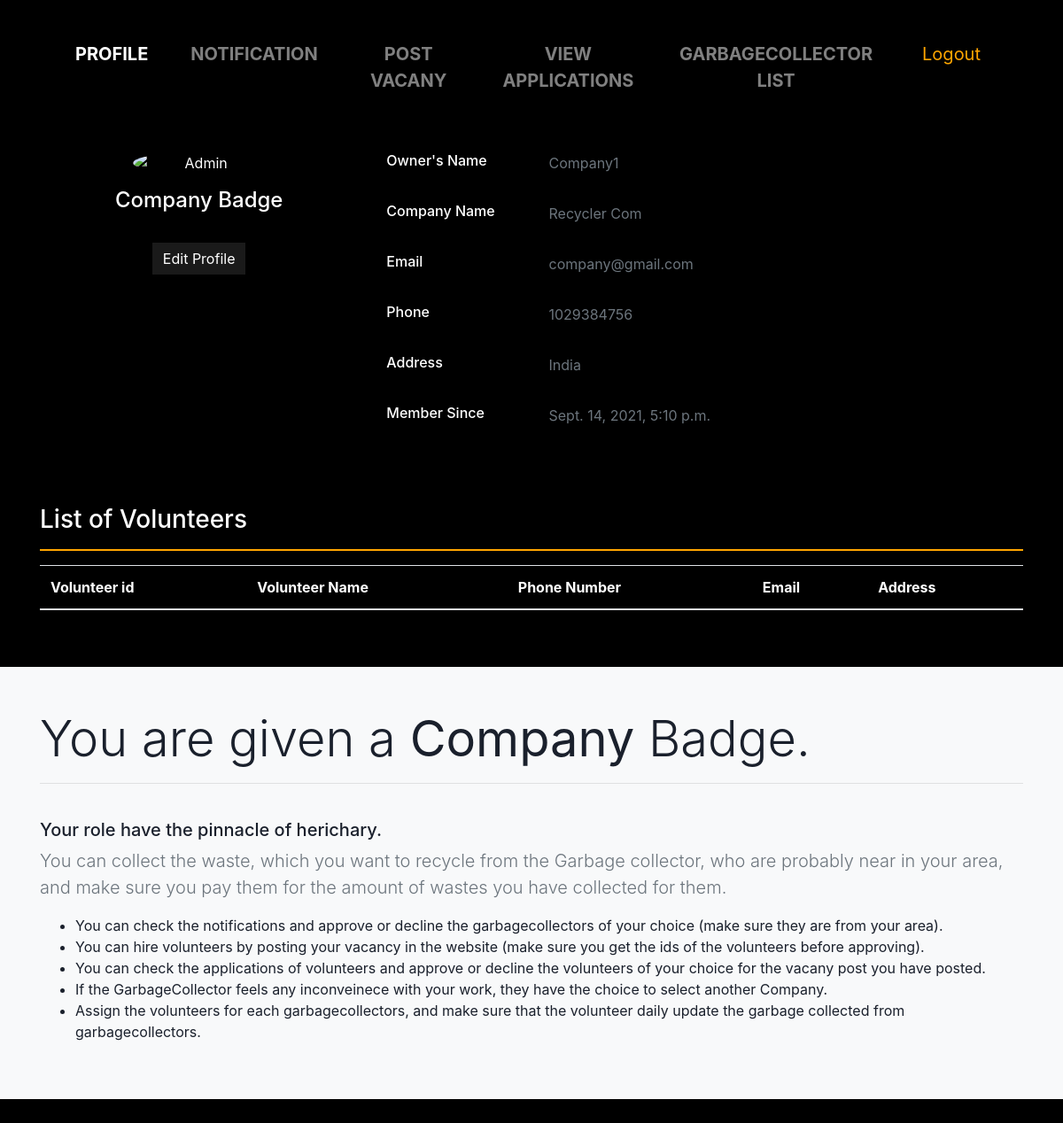
Page /profile_company/1 on the committed database.
### my_app/models.py (models this page shows, shortened)
class company(models.Model):
    category = ( ('F',"Farms or Nurserys"),
                 ('C',"Company"),
                 ('O',"Others"))
    id = models.AutoField(primary_key=True)
    company_owner = models.CharField("Owner's name",max_length=225)
    company_name = models.CharField("Your Shop name",max_length=255)
    category = models.CharField(choices=category,default=1,max_length=225)
    password = models.CharField("Password",max_length=100)
    phone = models.CharField("Your Phone Number",max_length=100)
    email = models.EmailField("Your Email")
    city = models.CharField("Your City",max_length=200)
    state = models.CharField("Your State",max_length=200)
    address = models.CharField("Your Address",max_length=200)
    volunteers = models.ManyToManyField(volunteer, blank=True, related_name="company_volunteers")
    created_on = models.DateTimeField(auto_now_add=True)

### my_app/views.py (the view)
# urls.py: path('profile_company/<int:id>',views.company_profile,name="profile_company"),
def company_profile(request,id):
    member = company.objects.get(id=id)
    return render(request,'company/company_page.html',{'member':member})

### my_app/templates/company/company_page.html (shortened to what this page needs)
<!DOCTYPE html>
<html lang="en">
<head>
    <link rel="stylesheet" href="https://maxcdn.bootstrapcdn.com/bootstrap/4.0.0/css/bootstrap.min.css">
</head>
<body>
      <div class="container">
          <nav class="navbar navbar-expand-sm navbar-dark text-center">
            <div class="collapse navbar-collapse" id="navbarNav">
              <ul class="navbar-nav">
                <li class="nav-item active">
                  <a class="nav-link" href="{% url 'profile_company' member.id %}">Profile</a>
                </li>
                <li class="nav-item">
                  <a class="nav-link" href="{% url 'Requests_view_gar' member.id %}">Notification</a>
                </li>
                <li class="nav-item">
                  <a class="nav-link" href="{% url 'vacancy_company' member.id %}">Post Vacany</a>
                </li>
                <li class="nav-item">
                  <a class="nav-link" href="{% url 'View_application_com' member.id %}">View Applications</a>
                </li>
                <li class="nav-item">
                  <a class="nav-link" href="{% url 'Gar_list' member.id %}">GarbageCollector List</a>
                </li>
                <form method="POST" action="{% url 'logout' %}">
                  <li class="nav-item">
                    <input style="padding: .5em .8em;font-size: 20px;color: orange;background: none;border: none;" type="submit" value="Logout">
                  </li>
                </form>
              </ul>
            </div>
          </nav>
     </div>
     <br>
        <div class="container">
          <div class="row gutters-sm">
                    <div class="col-md-4 mb-3">
                      <div class="card">
                        <div class="card-body">
                          <div class="d-flex flex-column align-items-center text-center">
                            <img src="https://th.bing.com/th/id/OIP.X5Bi52oM0TFKJbdRlgWcwAETDi?pid=ImgDet&w=408&h=336&rs=1" alt="Admin" class="rounded-circle" width="150">
                            <div class="mt-3">
                              <h4>Company Badge</h4><br>
                              <a style="text-decoration: none;color:white"class="btn btn-three" href="{% url 'com_edit' member.id %}" >Edit Profile</a><br><br>
                            </div>
                          </div>
                        </div>
                      </div>
                    </div>
                    <div class="col-md-8">
                      <div class="card mb-3">
                        <div class="card-body">
                          <div class="row">
                            <div class="col-sm-3">
                              <h6 class="mb-0">Owner's Name</h6>
                            </div>
                            <div class="col-sm-9 text-secondary" >
                              {{ member.company_owner }}
                            </div>
                          </div>
                          <hr>
                          <div class="row">
                            <div class="col-sm-3">
                              <h6 class="mb-0">Company Name
                              </h6>
                            </div>
                            <div class="col-sm-9 text-secondary">
                              {{ member.company_name }}
                            </div>
                          </div>
                          <hr>
                          <div class="row">
                            <div class="col-sm-3">
                              <h6 class="mb-0">Email</h6>
                            </div>
                            <div class="col-sm-9 text-secondary">
                              {{ member.email }}
                            </div>
                          </div>
                          <hr>
                          <div class="row">
                            <div class="col-sm-3">
                              <h6 class="mb-0">Phone</h6>
                            </div>
                            <div class="col-sm-9 text-secondary">
                              {{ member.phone }}
                            </div>
                          </div>
                          <hr>
                          <div class="row">
                            <div class="col-sm-3">
                              <h6 class="mb-0">Address</h6>
                            </div>
                            <div class="col-sm-9 text-secondary">
                                {{ member.address }}
                            </div>
                          </div>
                          <hr>
                          <div class="row">
                            <div class="col-sm-3">
                              <h6 class="mb-0">Member Since</h6>
                            </div>
                            <div class="col-sm-9 text-secondary">
                              {{ member.created_on }}
                            </div>
                          </div>
                          <hr>
                        </div>
                      </div>
                    </div>
                  </div>
                </div>
        <div class="container" style="margin-top: 2%;">
          <h3 style="color: white;">List of Volunteers</h3><hr style="background: orange;border: 1px solid orange;">
            <table class="table" style="color: white;">
              <thead>
                <tr>
                  <th>Volunteer id</th>
                  <th>Volunteer Name</th>
                  <th>Phone Number</th>
                  <th>Email</th>
                  <th>Address</th>
                </tr>
              </thead>
            </table>
          </div>
<br><br>
          <div class="bg-light">
            <div class="container py-5">
              <div class="row align-items-center">
                <div class="col-lg-12">
                  <h4 class="display-4">You are given a <b>Company</b> Badge.</h4><hr><br>
                  <h5>Your role have the pinnacle of herichary.</h5>
                  <p class="lead text-muted"> You can collect the waste, which you want to recycle from the
                    Garbage collector, who are probably near in your area, and make sure you pay them for the amount of wastes you have collected for them.
                  </p>
                  <ul>
                    <li>You can check the notifications and approve or  decline the garbagecollectors of your choice (make sure they are from your area).</li>
                    <li>You can hire volunteers by posting your vacancy in the website (make sure you get the ids of the volunteers before approving).</li>
                    <li>You can check the applications of volunteers and approve or  decline the volunteers of your choice for the vacany post you have posted.</li>
                    <li>If the GarbageCollector feels any inconveinece with your work, they have the choice to select another Company.</li>
                    <li>Assign the volunteers for each garbagecollectors, and make sure that the volunteer daily update the garbage collected from garbagecollectors.</li>
                  </ul>
                </div>
              </div>
            </div>
        </div>
        <br>
        <br>
</body>
</html>

### my_app/templates/company/company_page.html (style rules this page uses)
body { margin-top:20px; color: #1a202c; text-align: left; background-color: black; }
.card { box-shadow: 0 1px 3px 0 rgba(0,0,0,.1), 0 1px 2px 0 rgba(0,0,0,.06); }
.card { position: relative; display: flex; flex-direction: column; min-width: 0; word-wrap: break-word; background-color: transparent; background-clip: border-box; border: 0 solid rgba(0,0,0,.125); border-radius: .25rem; color:white; }
.card-body { flex: 1 1 auto; min-height: 1px; padding: 1rem; }
.gutters-sm { margin-right: -8px; margin-left: -8px; }
.gutters-sm>.col, .gutters-sm>[class*=col-] { padding-right: 8px; padding-left: 8px; }
.mb-3, .my-3 { margin-bottom: 1rem!important; }
.navbar-nav { text-transform: uppercase; text-align: center; font-weight: bold; }
.navbar-nav * { box-sizing: border-box; transition: all .35s ease; }
.navbar-nav li { display: inline-block; list-style: outside none none; margin: .5em 1em; padding: 0; }
.navbar-nav a { padding: .5em .8em; color: rgba(255,255,255,.5); position: relative; text-decoration: none; font-size: 20px; }
.navbar-nav a::before, .navbar-nav a::after { content: ''; height: 14px; width: 14px; position: absolute; transition: all .35s ease; opacity: 0; }
.navbar-nav a::before { content: ''; right: 0; top: 0; border-top: 3px solid orange; border-right: 3px solid orange; transform: translate(-100%, 50%); }
.navbar-nav a:after { content: ''; left: 0; bottom: 0; border-bottom: 3px solid orange; border-left: 3px solid orange; transform: translate(100%, -50%) }
.btn-three { color: #FFF; transition: all 0.5s; position: relative; }
.btn-three::before { content: ''; position: absolute; top: 0; left: 0; width: 100%; height: 100%; z-index: 1; background-color: rgba(255,255,255,0.1); transition: all 0.3s; }
.btn-three::after { content: ''; position: absolute; top: 0; left: 0; width: 100%; height: 100%; z-index: 1; opacity: 0; transition: all 0.3s; border: 1px solid orange; transform: scale(1.2,1.2); }

### rows in the picture
company: company_owner "Company1", company_name "Recycler Com", email "company@gmail.com", phone "1029384756", address "India", created_on "Sept. 14, 2021, 5:10 p.m."
